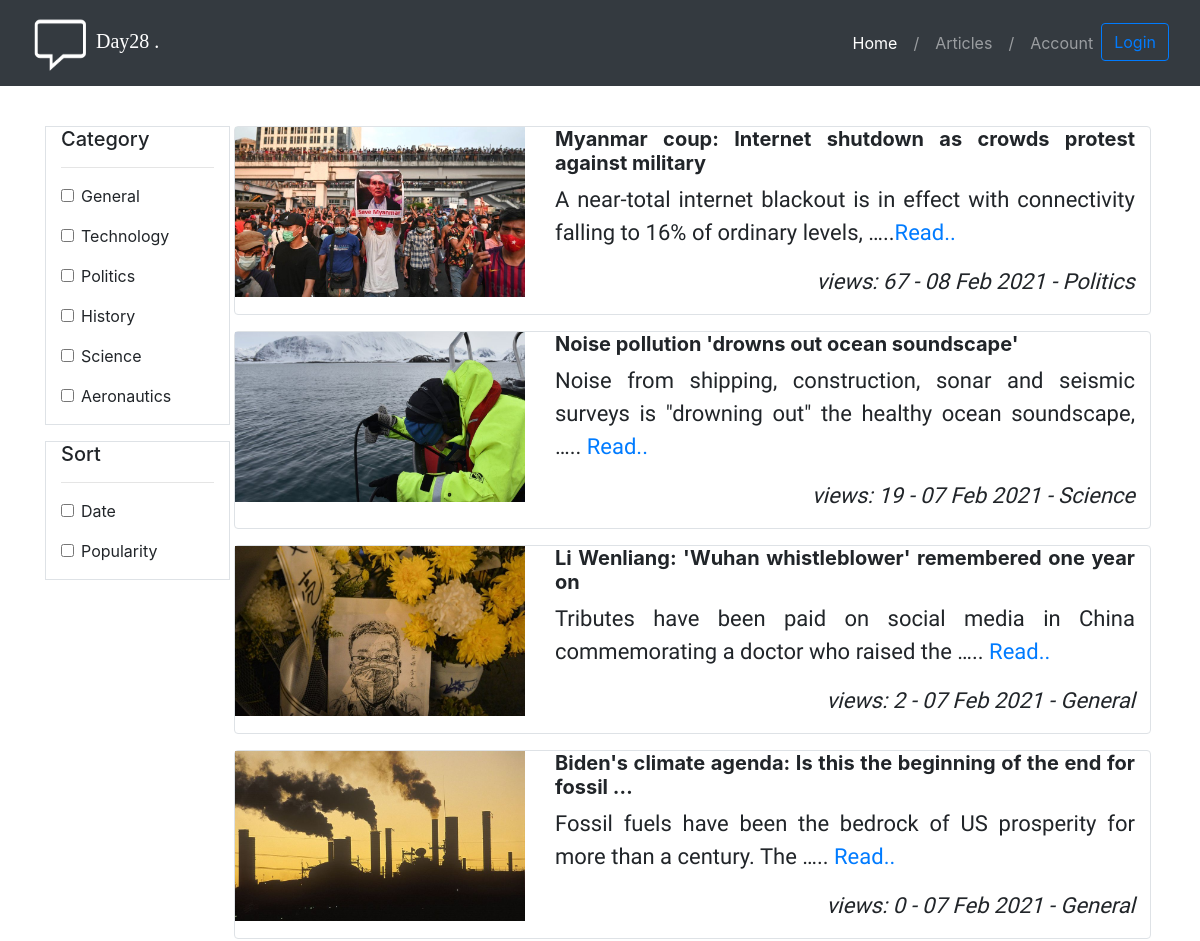
Page /news/list/ (upper part) on the earlier database version.
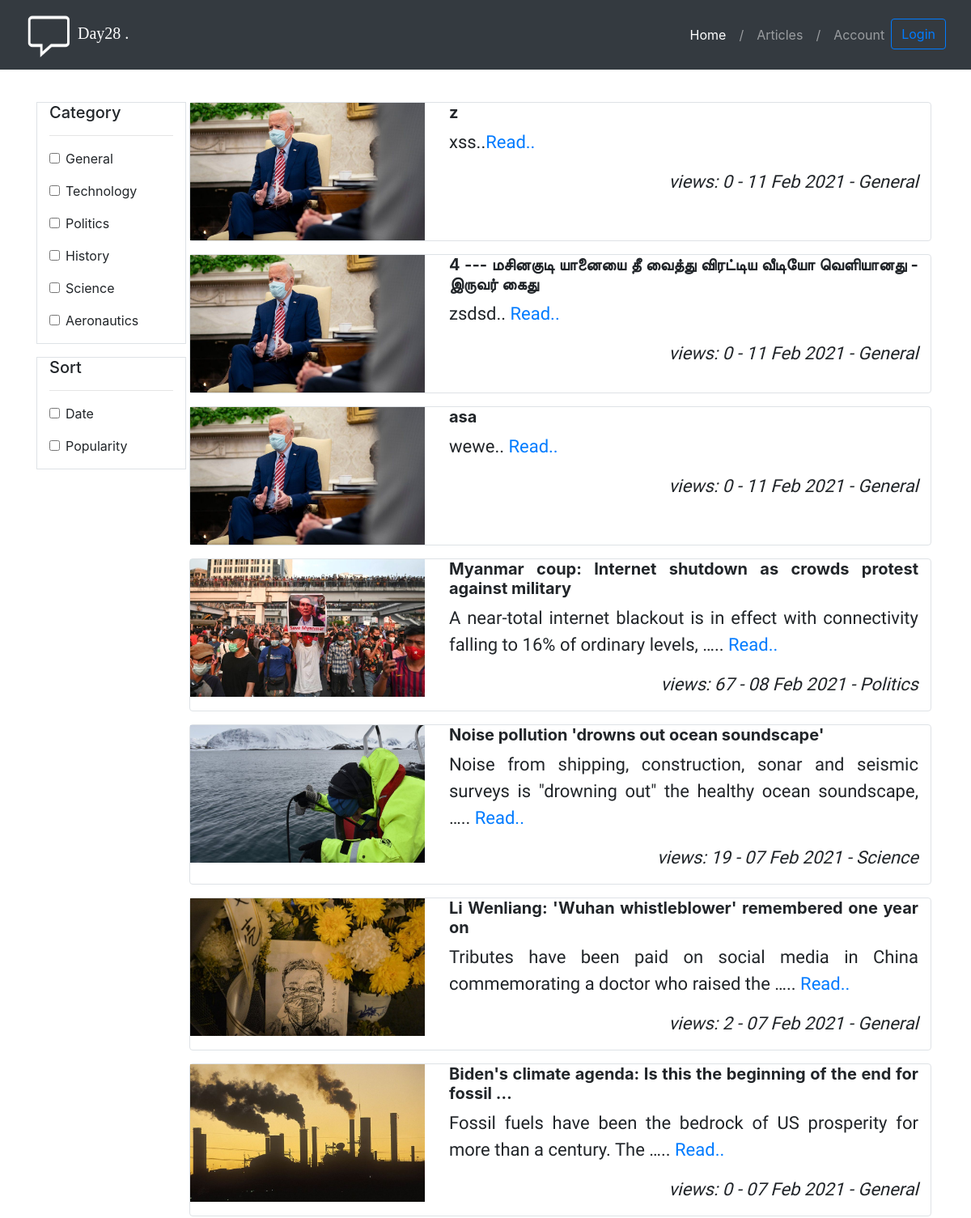
Same page on the later database version.
### news/models.py (models this page shows, shortened)
class ArticleModel(models.Model):
    article_category_list=[('General','General'),('Technology','Technology'),('Politics','Politics'),('History','History'),('Science','Science'),('Aeronautics','Aeronautics')]
    article_header=models.CharField(blank=False,max_length=500)
    article_body = models.TextField(blank=False,max_length=10000)
    article_category = models.CharField(blank=False, max_length=500,default='General',choices=article_category_list)
    article_priority=models.IntegerField(blank=True)
    article_uploaded_date_time=models.DateTimeField(auto_now=True)
    uploader_ip_address=models.GenericIPAddressField(null=True,blank=True,max_length=100)
    carousel_image=models.ImageField(upload_to='images/%Y/%m/%d/%H%M%S', blank=True)
    image1=models.ImageField(upload_to='images/%Y/%m/%d/', blank=False,validators=[validate_image_file_extension])
    image2 = models.ImageField(upload_to='images/%Y/%m/%d/%H%M%S', blank=True,validators=[validate_image_file_extension])
    image3 = models.ImageField(upload_to='images/%Y/%m/%d/%H%M%S', blank=True,validators=[validate_image_file_extension])
    image4 = models.ImageField(upload_to='images/%Y/%m/%d/%H%M%S', blank=True,validators=[validate_image_file_extension])
    image5 = models.ImageField(upload_to='images/%Y/%m/%d/%H%M%S', blank=True,validators=[validate_image_file_extension])
    image6 = models.ImageField(upload_to='images/%Y/%m/%d/%H%M%S', blank=True,validators=[validate_image_file_extension])
    image7 = models.ImageField(upload_to='images/%Y/%m/%d/%H%M%S', blank=True,validators=[validate_image_file_extension])
    active_news = models.BooleanField(default=False)
    carousel_news = models.BooleanField(default=False)
    trending_news = models.BooleanField(default=False)
    article_views=models.IntegerField(default=0)
    class Meta:
        permissions = (
            ("can_edit_news", "Can edit news"),
            ("can_delete_news", "Can delete news"),
            ("can_view_news", "Can view news"),
            ("can_upload_news", "Can upload news"),
        )

### news/views.py (the view)
# urls.py: path('list/',news_view.list,name='list_news'),
def list(request):
    if request.method == 'POST':
        print('post method')
        print(request.POST.get('technology'))
        print('date: ',request.POST.get('date'))
        page = request.GET.get('pg')
        all_article_m,msg='',''
        filter_val={'general':request.POST.get('general'),'technology':request.POST.get('technology'),
                    'politics':request.POST.get('politics'),'history':request.POST.get('history'),
                    'science':request.POST.get('science'),'aeronautics':request.POST.get('aeronautics'),
                    'general1': request.POST.get('general1'), 'technology1': request.POST.get('technology1'),
                    'politics1': request.POST.get('politics1'), 'history1': request.POST.get('history1'),
                    'science1': request.POST.get('science1'), 'aeronautics1': request.POST.get('aeronautics1'),
                    'date':request.POST.get('date'),'popularity':request.POST.get('popularity'),
                    'date1':request.POST.get('date1'),'popularity1':request.POST.get('popularity1')}
        all_article_m1 = ArticleModel.objects.filter(article_category='Technology' if request.POST.get('technology') =='on' else None)
        all_article_m = ArticleModel.objects.filter(
                                                    Q(article_category='Technology' if request.POST.get('technology')  else None) |
                                                    Q(article_category='Politics' if request.POST.get('politics') else None) |
                                                    Q(article_category='History' if request.POST.get('history') else None) |
                                                    Q(article_category='Science' if request.POST.get('science') else None ) |
                                                    Q(article_category='General' if request.POST.get('general') else None ) |
                                                    Q(article_category='Technology' if request.POST.get('technology1') else None) |
                                                    Q(article_category='Politics' if request.POST.get('politics1') else None) |
                                                    Q(article_category='History' if request.POST.get('history1') else None) |
                                                    Q(article_category='Science' if request.POST.get('science1') else None) |
                                                    Q(article_category='General' if request.POST.get('general1') else None)
                                                    )
        print('article m before any filter: \n',all_article_m)
        print('article m 1 before any filter: \n', all_article_m1)
        if all_article_m:
            print('got value in article m')
            all_article_m = sort_articles(all_article_m, filter_val)
            print('page1:', page)
            if page is None:
                paginator = Paginator(all_article_m, 20)
                all_article_m = paginator.page(1)
            else:
                paginator = Paginator(all_article_m, 20
                                      )
                all_article_m = paginator.page(page)
            return render(request, 'list.html', {'all_article_m': all_article_m,'filter_val':filter_val})
        else:
            all_article_m = ArticleModel.objects.all().order_by('article_uploaded_date_time')
            all_article_m=sort_articles(all_article_m,filter_val)
            print('page1:', page)
            if page is None:
                paginator = Paginator(all_article_m, 20)
                all_article_m = paginator.page(1)
            else:
                paginator = Paginator(all_article_m, 20
                                      )
                all_article_m = paginator.page(page)
            msg= 'No articles available for the selected filter/filters'
            return render(request, 'list.html', {'all_article_m': all_article_m,'filter_val':filter_val,'msg':msg})
    else:
        print('get request')
        all_article_m = ArticleModel.objects.all().order_by('article_uploaded_date_time').reverse()
        page = request.GET.get('pg')
        if page is None:
            paginator = Paginator(all_article_m, 20)
            all_article_m=paginator.page(1)
        else:
            paginator = Paginator(all_article_m, 20
                                  )
            all_article_m = paginator.page(page)
        return render(request, 'list.html', {'all_article_m': all_article_m})

### news/templates/list.html (shortened to what the changed rows need)
{% extends 'base.html' %}
{% load static %}
{% load crispy_forms_tags %}
{% block upload %}
  	<div class="container mt-3">
		<div class="row">
			<div class="col-12 col-md-10 mt-4 text-justify px-0">
				{% for article in all_article_m %}
				{% if forloop.counter == 1 %}
				<div class="row  mx-1  rounded border  white-color ">
					<div class="col-4 pl-0">
						<img src="{% static 'media/' %}{{article.image1 }}" class="list-image " alt="New York">
					</div>
					<div class="col-8">
						<h5 class="d-none d-md-block font-weight-bold">{{ article.article_header|truncatewords:"12" }}</h5>
						<p class="d-none d-md-block text-justify">
							{{ article.article_body|truncatewords:"15" }}..<a href="{% url 'show_news'%}?go={{article.pk }}&alt=article">Read..</a>
						</p>
						<p class="text-right">
							<i>views: {{ article.article_views }} - </i>
							<i>{{ article.article_uploaded_date_time| date:"d M Y"}} - </i>
							<i>{{ article.article_category }}</i>
						</p>
					</div>
				</div>
				{% else %}
				<div class="row  mx-1 my-3 rounded border  white-color">
					<div class="col-4 pl-0">
						<img src="{% static 'media/' %}{{article.image1 }}" class="list-image" alt="New York">
					</div>
					<div class="col-8">
						<h5 class="d-none d-md-block font-weight-bold">{{ article.article_header|truncatewords:"12" }}</h5>
						<p class="d-none d-md-block text-justify">
							{{ article.article_body|truncatewords:"15" }}..
							<a href="{% url 'show_news'%}?go={{article.pk }}&alt=article">Read..</a>
						</p>
						<p class="text-right">
							<i>views: {{ article.article_views }} - </i>
							<i>{{ article.article_uploaded_date_time| date:"d M Y"}} - </i>
							<i>{{ article.article_category }}</i>
						</p>
					</div>
				</div>
				{% endif %}
				{% endfor %}
			</div>
		</div>
	</div>
{% endblock upload %}

Differences in the rows shown:
added ArticleModel: image1 (picture), article_header "z", article_body "xss", article_views "0", article_uploaded_date_time "11 Feb 2021", article_category "General"
added ArticleModel: image1 (picture), article_header "4 --- மசினகுடி யானையை தீ வைத்து விரட்டிய வீடியோ வெளியானது - இருவர் கைது", article_body "zsdsd", article_views "0", article_uploaded_date_time "11 Feb 2021", article_category "General"
added ArticleModel: image1 (picture), article_header "asa", article_body "wewe", article_views "0", article_uploaded_date_time "11 Feb 2021", article_category "General"
